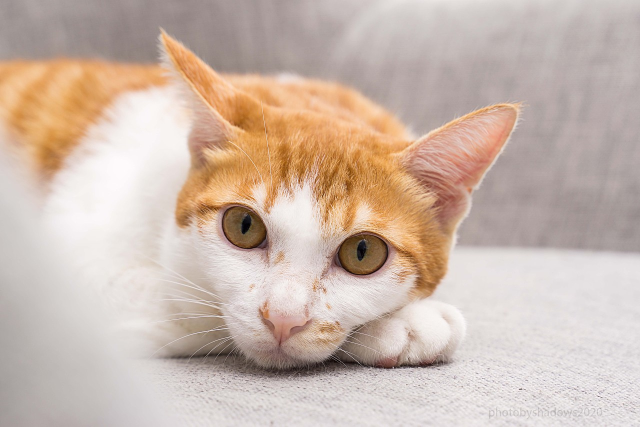
#> input picture opencv/cat.jpg, 1280 x 853 px (shown at 1/2 size)
$ python test_7.py
#> lines starting #> are read from the running program, lines starting #| are printed output that depends on the picture
import cv2


cat = cv2.imread('cat.jpg')
#> cat is the input picture: shape (853, 1280, 3); mean B, G, R 172, 184, 203.1
cat = cv2.resize(cat, (500, 500))
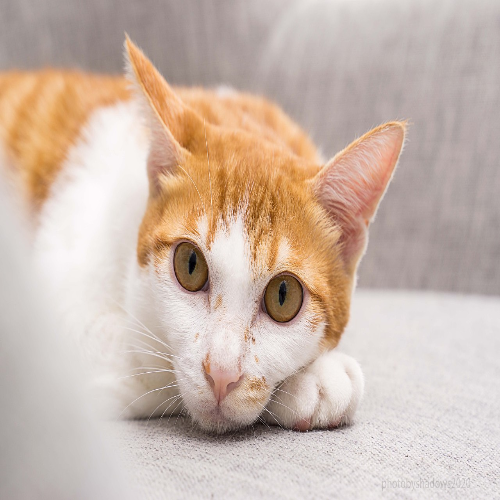
#> cat: shape (500, 500, 3); mean B, G, R 171.9, 183.9, 203
blur = cv2.blur(cat, (10, 10))
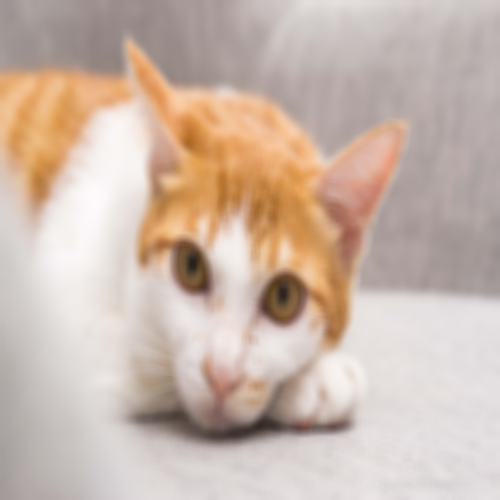
#> blur: shape (500, 500, 3); mean B, G, R 171.9, 183.9, 203

cv2.imshow('cat', cat)
cv2.imshow('blur', blur)
cv2.waitKey(0)
